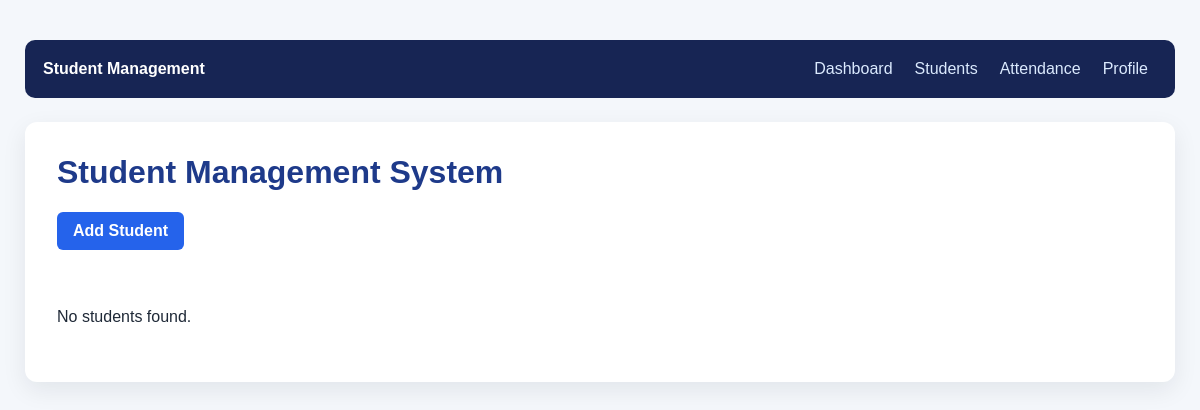
/students/ (signed in), run on an earlier commit of the app's database.
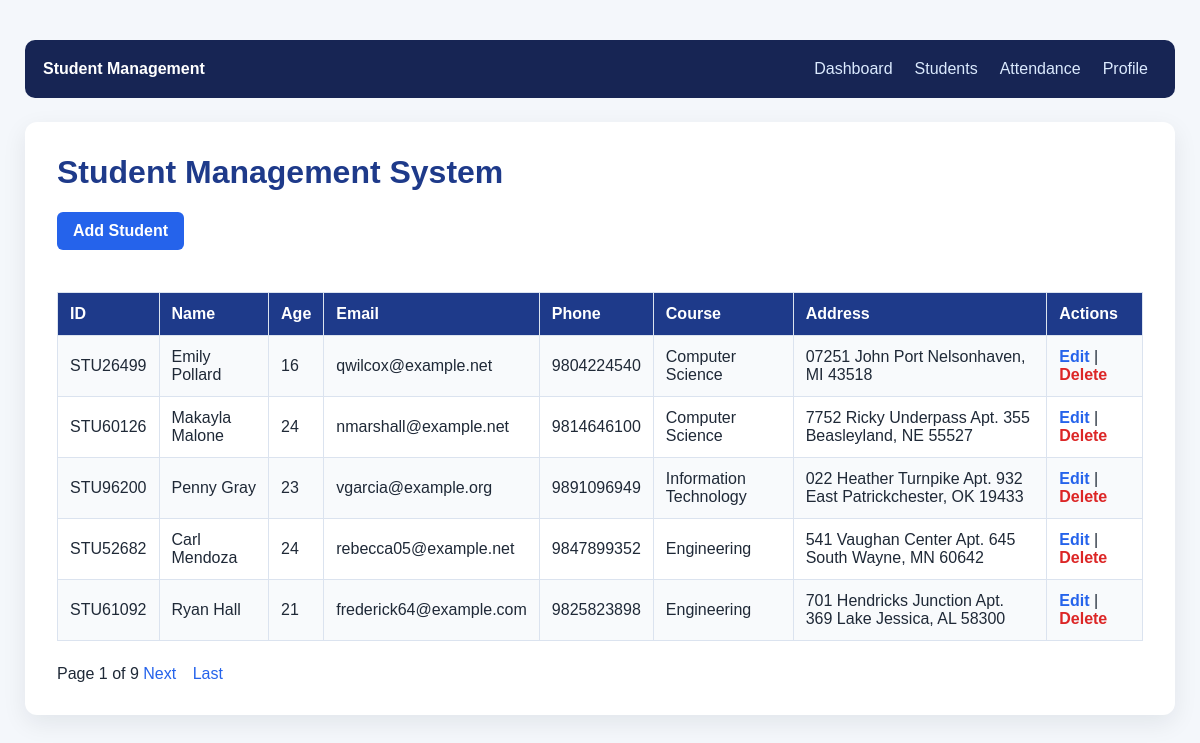
And on a later commit of the database.
### students/models.py (models this page shows, shortened)
class Student(models.Model):
    student_id = models.CharField(max_length=20, unique=True)
    name = models.CharField(max_length=100)
    age = models.IntegerField()
    email = models.EmailField()
    phone = models.CharField(max_length=15)
    course = models.CharField(max_length=100)
    address = models.TextField()

### students/views.py (the view)
# urls.py: path('', StudentListView.as_view(), name='student_list'),
class StudentListView(LoginRequiredMixin, ListView):
    model = Student
    template_name = "students/student_list.html"
    context_object_name = "students"
    paginate_by = 5

### students/templates/students/student_list.html (shortened to what this page needs)
<!DOCTYPE html>
<html>
<head>
</head>
<body>
<header class="topbar">
    <a class="brand" href="{% url 'dashboard' %}">Student Management</a>
    <nav aria-label="Main navigation"><a href="{% url 'dashboard' %}">Dashboard</a><a href="{% url 'student_list' %}">Students</a><a href="{% url 'attendance_list' %}">Attendance</a><a href="{% url 'profile' %}">Profile</a></nav>
</header>
<main class="container">
    <h1>Student Management System</h1>
    <a class="button" href="{% url 'student_add' %}">
        Add Student
    </a>
    <br><br>
    {% if students %}
    <table border="1" cellpadding="10">
        <tr>
            <th>ID</th>
            <th>Name</th>
            <th>Age</th>
            <th>Email</th>
            <th>Phone</th>
            <th>Course</th>
            <th>Address</th>
            <th>Actions</th>
        </tr>
        {% for student in students %}
        <tr>
            <td>{{ student.student_id }}</td>
            <td>{{ student.name }}</td>
            <td>{{ student.age }}</td>
            <td>{{ student.email }}</td>
            <td>{{ student.phone }}</td>
            <td>{{ student.course }}</td>
            <td>{{ student.address }}</td>
            <td>
                <a href="{% url 'student_edit' student.pk %}">
                    Edit
                </a>
                |
                <a href="{% url 'student_delete' student.pk %}">
                    Delete
                </a>
            </td>
        </tr>
        {% endfor %}
    </table>
    {% else %}
        <p>No students found.</p>
    {% endif %}
    <div class="pagination">
    {% if is_paginated %}
        Page {{ page_obj.number }} of {{ page_obj.paginator.num_pages }}
        {% if page_obj.has_next %}
            <a href="?page={{ page_obj.next_page_number }}">
                Next
            </a>
            <a href="?page={{ page_obj.paginator.num_pages }}">
                Last
            </a>
        {% endif %}
    {% endif %}
    </div>
</main>
</body>
</html>

What changed in the data, as far as the page shows it:
added Student: student_id "STU26499", name "Emily Pollard", age "16", email "qwilcox@example.net", phone "9804224540", course "Computer Science", address "07251 John Port Nelsonhaven, MI 43518"
added Student: student_id "STU60126", name "Makayla Malone", age "24", email "nmarshall@example.net", phone "9814646100", course "Computer Science", address "7752 Ricky Underpass Apt. 355 Beasleyland, NE 55527"
added Student: student_id "STU96200", name "Penny Gray", age "23", email "vgarcia@example.org", phone "9891096949", course "Information Technology", address "022 Heather Turnpike Apt. 932 East Patrickchester, OK 19433"
added Student: student_id "STU52682", name "Carl Mendoza", age "24", email "rebecca05@example.net", phone "9847899352", course "Engineering", address "541 Vaughan Center Apt. 645 South Wayne, MN 60642"
added Student: student_id "STU61092", name "Ryan Hall", age "21", email "frederick64@example.com", phone "9825823898", course "Engineering", address "701 Hendricks Junction Apt. 369 Lake Jessica, AL 58300"
Also different on the page:
{{ page_obj.number }}: (not shown) → "1"
{{ page_obj.paginator.num_pages }}: (not shown) → "9"
text no longer shown: "No students found."
text now shown: "ID Name Age Email Phone Course Address Actions Page of Next Last"
